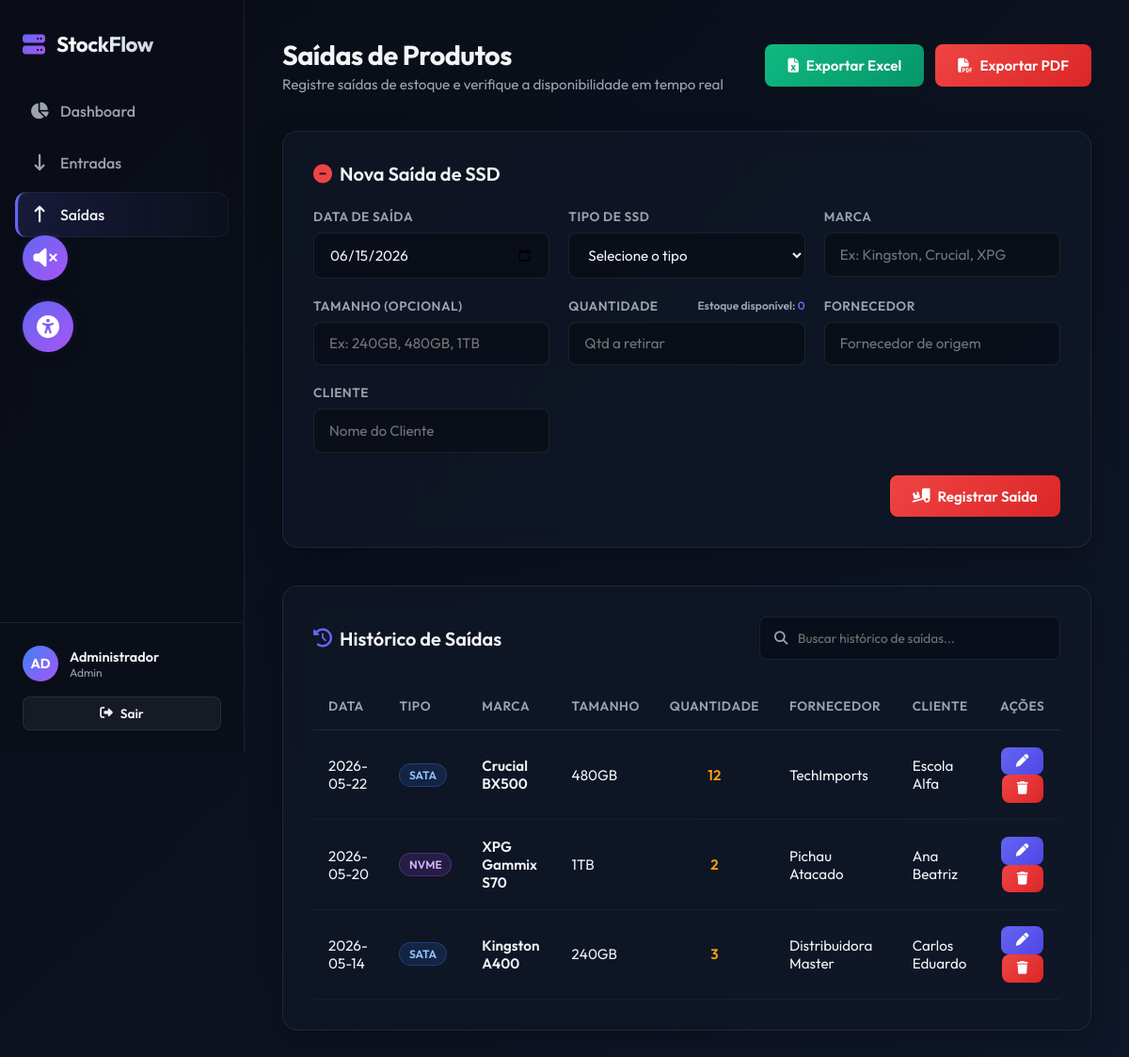
Page /saidas (signed in) on the committed database.
### tables this page shows
CREATE TABLE exits (
            id INTEGER PRIMARY KEY AUTOINCREMENT,
            exit_date TEXT NOT NULL,
            ssd_type TEXT NOT NULL,
            brand TEXT NOT NULL,
            size TEXT,
            quantity INTEGER NOT NULL,
            supplier TEXT NOT NULL,
            client TEXT NOT NULL
        );

### app.py (the view, shortened to what this page needs)
@app.route('/saidas', methods=['GET', 'POST'])
@login_required
def saidas():
    conn = get_db_connection()
    cursor = conn.cursor()
    cursor.execute("SELECT * FROM exits ORDER BY exit_date DESC, id DESC")
    exits_list = cursor.fetchall()
    cursor.execute("SELECT ssd_type, brand, size, quantity FROM products WHERE quantity > 0 ORDER BY brand, size")
    available_products = [dict(row) for row in cursor.fetchall()]
    conn.close()
    return render_template('saidas.html', exits=exits_list, available_products=available_products)

### app.py (called while the page is built)
@app.context_processor
def inject_now():
    return {'now': datetime.datetime.utcnow()}

def login_required(f):
    from functools import wraps
    @wraps(f)
    def decorated_function(*args, **kwargs):
        if not session.get('logged_in'):
            return redirect(url_for('login'))
        return f(*args, **kwargs)
    return decorated_function

### database.py (called while the page is built)
def get_db_connection():
    conn = sqlite3.connect(DB_PATH)
    conn.row_factory = sqlite3.Row
    return conn

### templates/saidas.html (shortened to what this page needs)
{% extends "base.html" %}
{% block content %}
<div class="page-header">
    <div class="page-title">
        <h2>Saídas de Produtos</h2>
        <p>Registre saídas de estoque e verifique a disponibilidade em tempo real</p>
    </div>
    <div class="btn-group">
        <a href="{{ url_for('export_excel', report_type='saidas') }}" class="btn btn-success" aria-label="Exportar histórico de saídas para planilha Excel">
            <i class="fa-solid fa-file-excel" aria-hidden="true"></i> Exportar Excel
        </a>
        <a href="{{ url_for('export_pdf', report_type='saidas') }}" class="btn btn-danger" aria-label="Exportar histórico de saídas para documento PDF">
            <i class="fa-solid fa-file-pdf" aria-hidden="true"></i> Exportar PDF
        </a>
    </div>
</div>
<div class="glass-panel">
    <h3 class="panel-title">
        <i class="fa-solid fa-circle-minus" style="color: var(--danger);" aria-hidden="true"></i>
        Nova Saída de SSD
    </h3>
    <form action="{{ url_for('saidas') }}" method="POST" autocomplete="off" id="exitForm" role="form" aria-label="Formulário de Cadastro de Nova Saída de SSD">
        <div class="form-grid">
            <div class="form-group">
                <label for="exit_date" class="form-label">Data de Saída</label>
                <input type="date" id="exit_date" name="exit_date" class="form-input" required>
            </div>
            <div class="form-group">
                <label for="ssd_type" class="form-label">Tipo de SSD</label>
                <select id="ssd_type" name="ssd_type" class="form-select" required>
                    <option value="" disabled selected>Selecione o tipo</option>
                </select>
            </div>
            <div class="form-group">
                <label for="brand" class="form-label">Marca</label>
                <input type="text" id="brand" name="brand" class="form-input" placeholder="Ex: Kingston, Crucial, XPG" required list="brandsList">
            </div>
            <div class="form-group">
                <label for="size" class="form-label">Tamanho (Opcional)</label>
                <input type="text" id="size" name="size" class="form-input" placeholder="Ex: 240GB, 480GB, 1TB" list="sizesList">
            </div>
            <div class="form-group">
                <div style="display: flex; justify-content: space-between; align-items: center;">
                    <label for="quantity" class="form-label">Quantidade</label>
                    <span id="stock-feedback" style="font-size: 0.75rem; font-weight: 600; color: var(--text-muted);" aria-live="polite">
                        Estoque disponível: <span id="stock-count" style="color: var(--primary);">0</span>
                    </span>
                </div>
                <input type="number" id="quantity" name="quantity" class="form-input" min="1" placeholder="Qtd a retirar" required aria-describedby="quantity-error">
            </div>
            <div class="form-group">
                <label for="supplier" class="form-label">Fornecedor</label>
                <input type="text" id="supplier" name="supplier" class="form-input" placeholder="Fornecedor de origem" required>
            </div>
            <div class="form-group">
                <label for="client" class="form-label">Cliente</label>
                <input type="text" id="client" name="client" class="form-input" placeholder="Nome do Cliente" required>
            </div>
        </div>
        <div style="display: flex; justify-content: flex-end; margin-top: 1rem;">
            <button type="submit" class="btn btn-danger" id="submitExitBtn">
                <i class="fa-solid fa-truck-ramp-box" aria-hidden="true"></i> Registrar Saída
            </button>
        </div>
    </form>
</div>
<div class="glass-panel">
    <div class="panel-header" style="display: flex; justify-content: space-between; align-items: center; margin-bottom: 1.5rem; flex-wrap: wrap; gap: 1rem;">
        <h3 class="panel-title" style="margin-bottom: 0;">
            <i class="fa-solid fa-clock-rotate-left" style="color: var(--primary);" aria-hidden="true"></i>
            Histórico de Saídas
        </h3>
        <div class="search-input-wrapper">
            <i class="fa-solid fa-magnifying-glass" style="position: absolute; left: 1rem; top: 50%; transform: translateY(-50%); color: var(--text-muted); font-size: 0.9rem;" aria-hidden="true"></i>
            <input type="text" id="exitsSearch" class="form-input" style="padding-left: 2.5rem; font-size: 0.85rem;" placeholder="Buscar histórico de saídas..." aria-label="Buscar no histórico de saídas">
        </div>
    </div>
    <div class="table-container">
        <table class="custom-table" id="exitsTable">
            <thead>
                <tr>
                    <th scope="col">Data</th>
                    <th scope="col">Tipo</th>
                    <th scope="col">Marca</th>
                    <th scope="col">Tamanho</th>
                    <th scope="col" style="text-align: center;">Quantidade</th>
                    <th scope="col">Fornecedor</th>
                    <th scope="col">Cliente</th>
                    <th scope="col" style="text-align: center;">Ações</th>
                </tr>
            </thead>
            <tbody aria-live="polite">
                {% if exits %}
                    {% for exit in exits %}
                        <tr>
                            <td>{{ exit.exit_date }}</td>
                            <td>
                                {% if exit.ssd_type == 'SATA' %}
                                    <span class="badge badge-sata">SATA</span>
                                {% else %}
                                    <span class="badge badge-nvme">NVMe</span>
                                {% endif %}
                            </td>
                            <td style="font-weight: 600;">{{ exit.brand }}</td>
                            <td>{{ exit.size if exit.size else '-' }}</td>
                            <td style="text-align: center; font-weight: 600; color: var(--warning);">{{ exit.quantity }}</td>
                            <td>{{ exit.supplier }}</td>
                            <td>{{ exit.client }}</td>
                            <td style="text-align: center;">
                                <a href="{{ url_for('edit_exit', exit_id=exit.id) }}" class="btn btn-sm btn-primary" title="Editar" aria-label="Editar saída de {{ exit.quantity }} unidades de SSD {{ exit.ssd_type }} {{ exit.brand }} para o cliente {{ exit.client }}"><i class="fa-solid fa-pen" aria-hidden="true"></i></a>
                                <form action="{{ url_for('delete_exit', exit_id=exit.id) }}" method="POST" style="display:inline;">
                                    <button type="submit" class="btn btn-sm btn-danger" title="Excluir" onclick="return confirm('Confirma exclusão desta saída?');" aria-label="Excluir saída de {{ exit.quantity }} unidades de SSD {{ exit.ssd_type }} {{ exit.brand }} para o cliente {{ exit.client }}"><i class="fa-solid fa-trash" aria-hidden="true"></i></button>
                                </form>
                            </td>
                        </tr>
                    {% endfor %}
                {% endif %}
            </tbody>
        </table>
    </div>
</div>
{% endblock %}

### templates/base.html (shortened to what this page needs)
<!DOCTYPE html>
<html lang="pt-BR">
<head>
    <link rel="stylesheet" href="https://cdnjs.cloudflare.com/ajax/libs/font-awesome/6.4.0/css/all.min.css">
    <link rel="stylesheet" href="{{ url_for('static', filename='css/style.css') }}">
    <link rel="stylesheet" href="{{ url_for('static', filename='css/accessibility.css') }}">
</head>
<body>
    {% if session.get('logged_in') %}
    <aside class="sidebar" role="navigation" aria-label="Menu Principal">
        <div class="sidebar-brand">
            <div class="sidebar-brand-icon">
                <i class="fa-solid fa-server" aria-hidden="true"></i>
            </div>
            <div class="sidebar-brand-name">StockFlow</div>
        </div>
        <ul class="sidebar-menu">
            <li>
                <a href="{{ url_for('dashboard') }}" class="sidebar-link {% if request.path == '/' or request.path == '/dashboard' %}active{% endif %}">
                    <i class="fa-solid fa-chart-pie" aria-hidden="true"></i>
                    <span>Dashboard</span>
                </a>
            </li>
            <li>
                <a href="{{ url_for('entradas') }}" class="sidebar-link {% if request.path == '/entradas' %}active{% endif %}">
                    <i class="fa-solid fa-arrow-down-long" aria-hidden="true"></i>
                    <span>Entradas</span>
                </a>
            </li>
            <li>
                <a href="{{ url_for('saidas') }}" class="sidebar-link {% if request.path == '/saidas' %}active{% endif %}">
                    <i class="fa-solid fa-arrow-up-long" aria-hidden="true"></i>
                    <span>Saídas</span>
                </a>
            </li>
        </ul>
        <div class="sidebar-footer">
            <div class="user-info">
                <div class="user-avatar" aria-hidden="true">AD</div>
                <div class="user-details">
                    <span class="user-name">Administrador</span>
                    <span class="user-role">Admin</span>
                </div>
            </div>
            <a href="{{ url_for('logout') }}" class="btn btn-secondary btn-sm" style="width: 100%;" aria-label="Sair da conta de Administrador">
                <i class="fa-solid fa-right-from-bracket" aria-hidden="true"></i>
                <span>Sair</span>
            </a>
        </div>
    </aside>
    <main class="main-content" id="main-content" role="main">
        {% block content %}{% endblock %}
    </main>
    {% else %}
        <main id="main-content" role="main">
            {% block login_content %}{% endblock %}
        </main>
    {% endif %}
</body>
</html>

### rows in the picture
exits: exit_date "2026-05-22", ssd_type "SATA", brand "Crucial BX500", size "480GB", quantity "12", supplier "TechImports", client "Escola Alfa"
exits: exit_date "2026-05-20", ssd_type "NVME", brand "XPG Gammix S70", size "1TB", quantity "2", supplier "Pichau Atacado", client "Ana Beatriz"
exits: exit_date "2026-05-14", ssd_type "SATA", brand "Kingston A400", size "240GB", quantity "3", supplier "Distribuidora Master", client "Carlos Eduardo"
